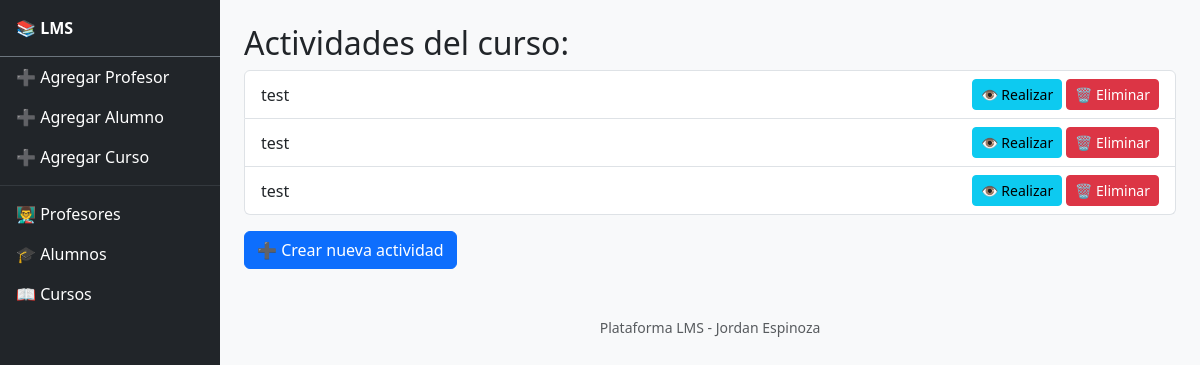
The app's page /plataforma/curso/1/actividades/, older data.
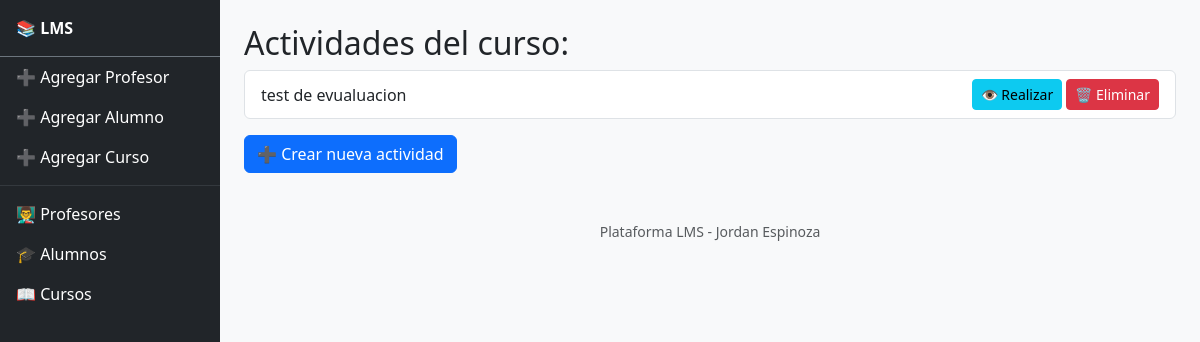
The same page, newer data.
### Plataforma/models.py (models this page shows, shortened)
class Actividad(models.Model):
    curso = models.ForeignKey(Curso, on_delete=models.CASCADE, related_name='actividades')
    titulo = models.CharField(max_length=200)
    descripcion = models.TextField(blank=True)
    fecha_creacion = models.DateTimeField(auto_now_add=True)

### Plataforma/views.py (the view)
# urls.py: path('curso/<int:curso_id>/actividades/', ver_actividad, name='ver_actividad'),
def ver_actividad(request, curso_id):
    curso = get_object_or_404(Curso, id=curso_id)
    actividades = Actividad.objects.filter(curso=curso)
    return render(request, 'plataforma/ver_actividad.html', {
        'curso': curso,
        'actividades': actividades,
    })

### Plataforma/templates/plataforma/ver_actividad.html
{% extends 'template_base.html' %}
{% block content %}
<h2>Actividades del curso: {{ curso.nombre }}</h2>
{% if actividades %}
    <ul class="list-group">
        {% for actividad in actividades %}
            <li class="list-group-item d-flex justify-content-between align-items-center">
                {{ actividad.titulo }}
                <div>
                    <a href="{% url 'realizar_actividad' actividad.id %}" class="btn btn-sm btn-info">👁 Realizar</a>
                    <a href="{% url 'eliminar_actividad' actividad.id %}" class="btn btn-sm btn-danger">🗑 Eliminar</a>
                </div>
            </li>
        {% endfor %}
    </ul>
{% else %}
    <p>No hay actividades creadas aún.</p>
{% endif %}
<a href="{% url 'crear_actividad' curso.id %}" class="btn btn-primary mt-3">➕ Crear nueva actividad</a>
{% endblock %}

Row changes from the older to the newer data that the page shows:
removed Actividad: titulo "test"
removed Actividad: titulo "test"
removed Actividad: titulo "test"
added Actividad: titulo "test de evualuacion"
